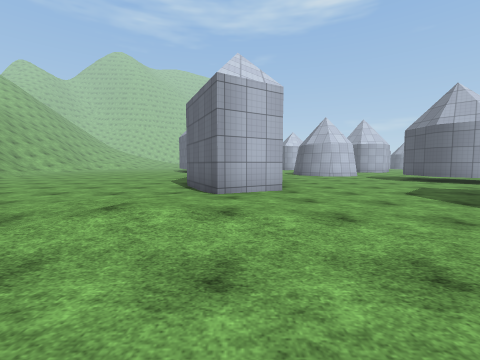
[1] (above)

24 first-person views from a walk through a scene from a Unity 3-D project. The camera is 1.3 m above the floor, tilts 4° down and sees 90° across. The floor is counted in squares, 2 m on a side. Each view is taken from the middle of a square. On the plan, view 1 faces up. The plan holds only what a view shows up to about 9 squares ahead; the rest is blank. The place goes on beyond the plan. The player is left out. Some animated figures are not drawn. Surface patterns are stand-ins for the level's own textures.

[2]
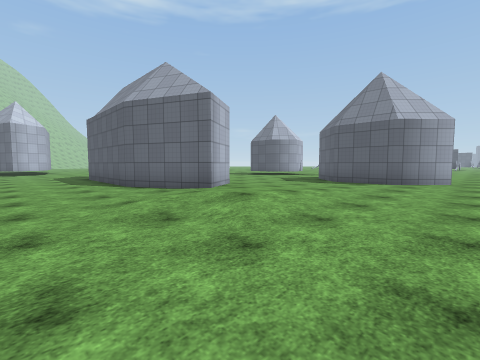

[3]
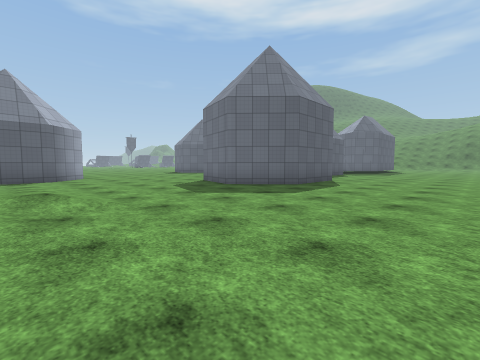

[4]
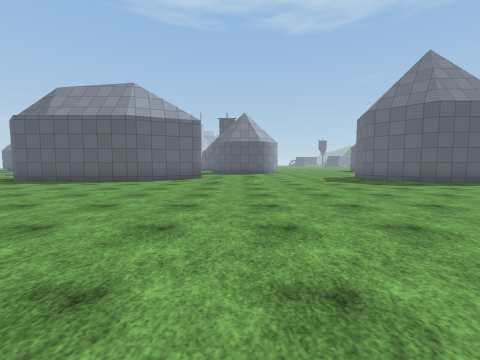

[5]
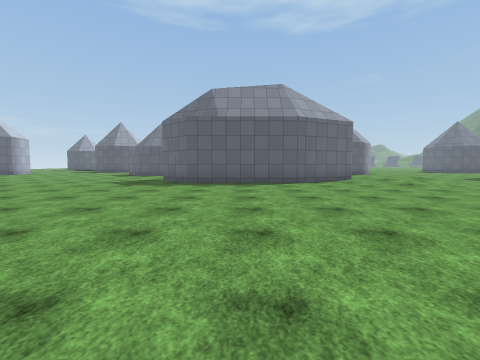

[6]
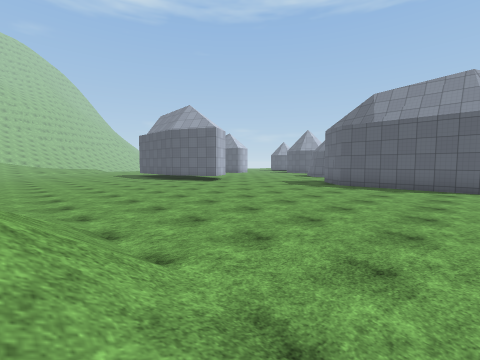

[7]
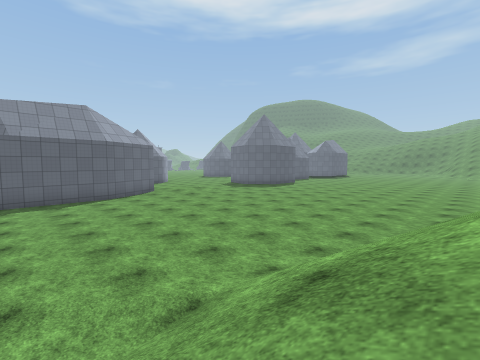

[8]
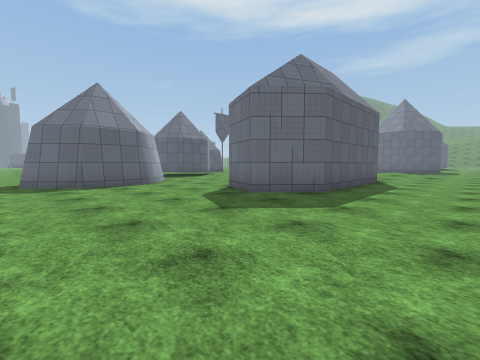

[9]
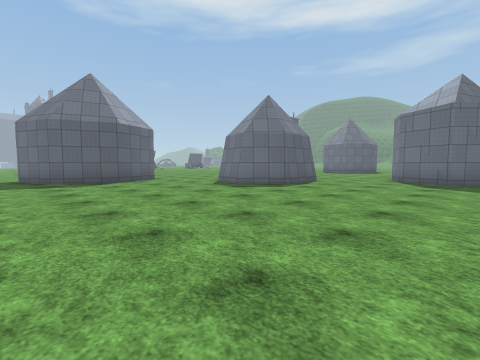

[10]
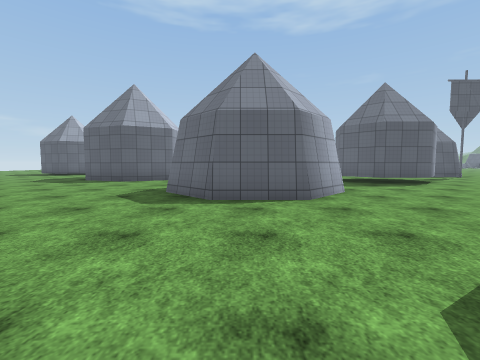

[11]
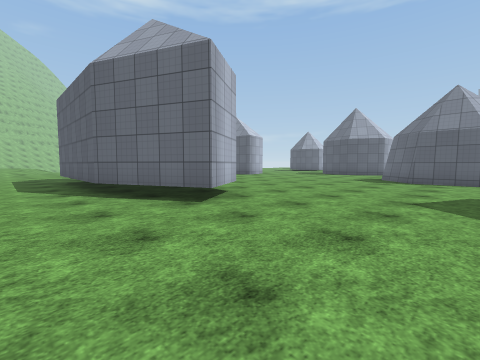

[12]
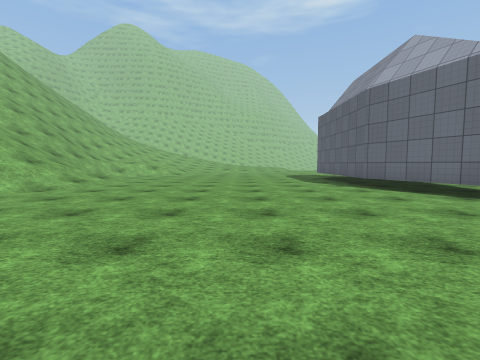

[13]
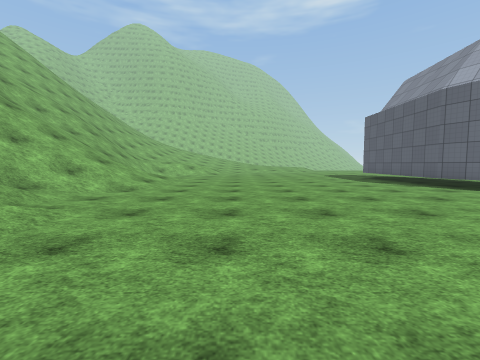

[14]
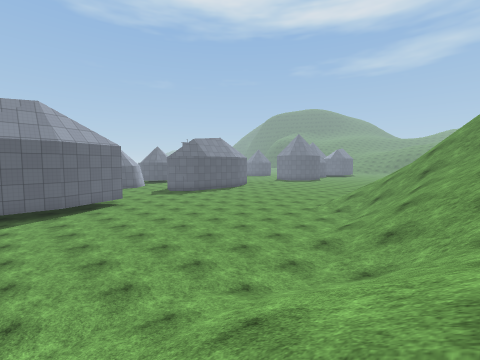

[15]
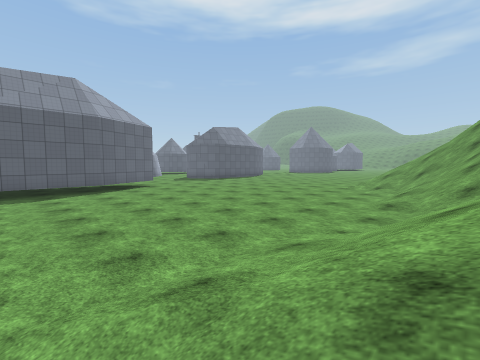

[16]
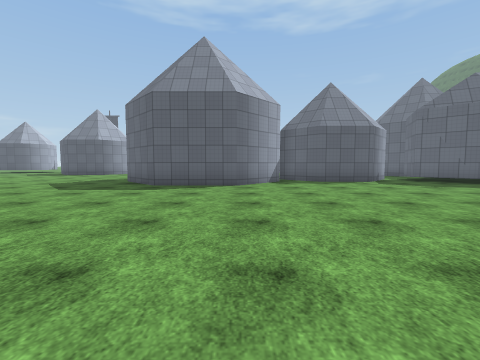

[17]
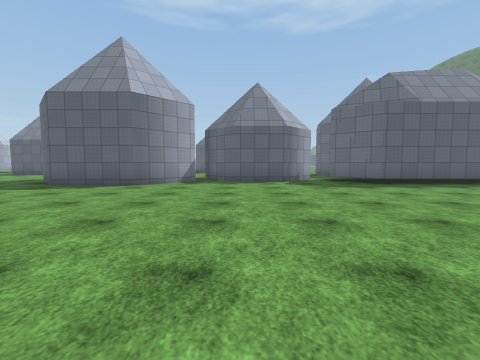

[18]
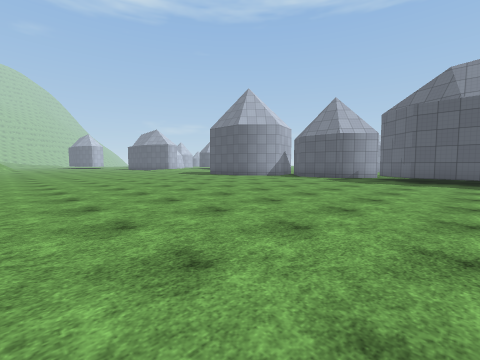

[19]
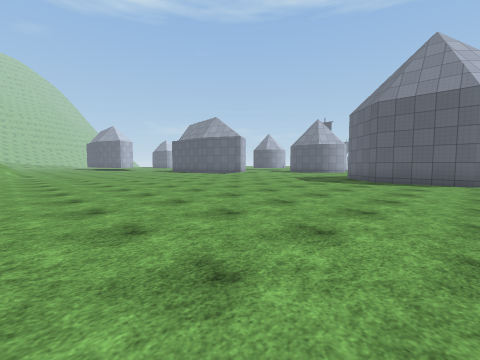

[20]
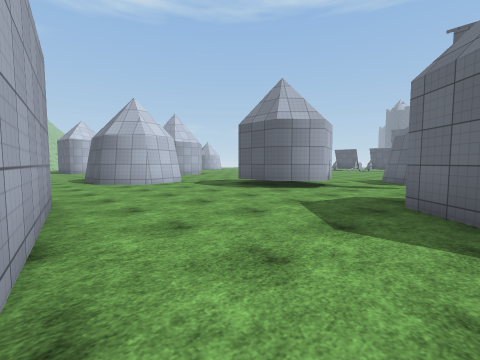

[21]
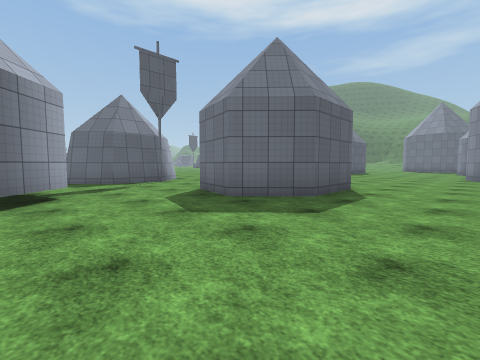

[22]
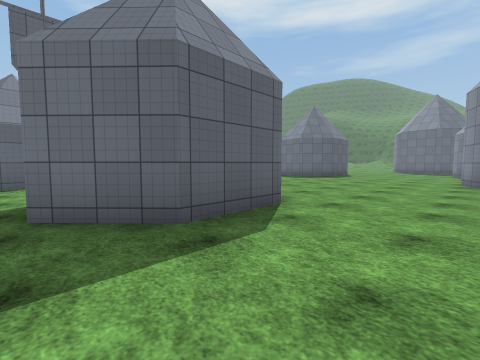

[23]
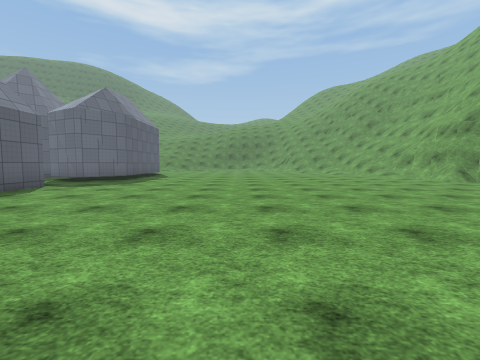

[24]
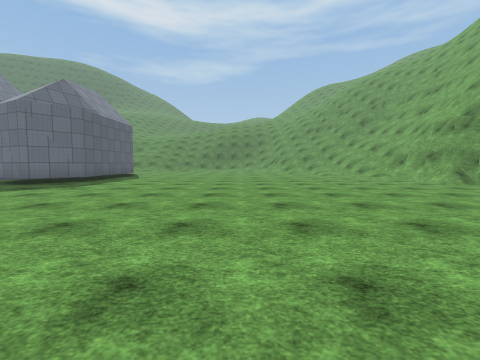

### Floor plan
Key: @ floor where view 1 was taken; # wall or solid block; . main floor; : floor 0.25 m higher than the main floor; + floor 0.5 m higher than the main floor; / step, stairs or slope; = window, fence, low wall or low ledge.
Columns run from 17 left of view 1 to 11 right of it. Each row starts with its distance up from view 1.
 21 /////........#  ............
 20 /////........#  .........###
 19 /////........#  .........#
 18  ////........#  .........#
 17   ///........###.........#
 16   ///.....................
 15   ///................###
 14   ///................#
 13   ///................#
 12   ////...........#...###
 11   /////.........###......
 10   /////.........# #.....##
  9   //////........###.....##
  8      ///........###.....###.
  7      =/.........###..........
  6       ..........###.........#
  5       ...........#.........##
  4       ........./::....###..#
  3       ........./+::...#
  2       .........///....#
  1      .................##
  0      ............@......
 -1      ...................
 -2      ............#.......
 -3       ..........###......
 -4       .........## ##....
 -5       .........#   #...
 -6       .........##   ..
 -7       ..........##
 -8       ...........#
 -9       ...........#
-10      ............#
-11     .............#
-12    #.............#
-13   ##............###
-14    #=...........#
-15       ..........#

Where each view was taken, in squares from view 1:
view 1: 0 up, 0 right, facing up
view 2: 0 up, 4 left, facing up-right
view 3: 3 up, 6 left, facing down-right
view 4: 3 up, 10 left, facing right
view 5: 9 up, 10 left, facing right
view 6: 7 up, 11 left, facing up-right
view 7: 10 up, 12 left, facing down-right
view 8: 16 up, 4 left, facing down-right
view 9: 21 up, 1 left, facing down-right
view 10: 14 up, 1 left, facing right
view 11: 13 up, 6 left, facing up-right
view 12: 12 up, 8 left, facing up
view 13: 12 up, 10 left, facing up
view 14: 20 up, 15 left, facing down-right
view 15: 21 up, 14 left, facing down-right
view 16: 6 down, 9 left, facing right
view 17: 9 down, 9 left, facing right
view 18: 15 down, 11 left, facing up-right
view 19: 6 down, 11 left, facing up-right
view 20: 4 up, 1 right, facing up-right
view 21: 8 up, 2 right, facing down-right
view 22: 5 up, 2 right, facing down-right
view 23: 4 down, 6 left, facing down
view 24: 5 down, 7 left, facing down
